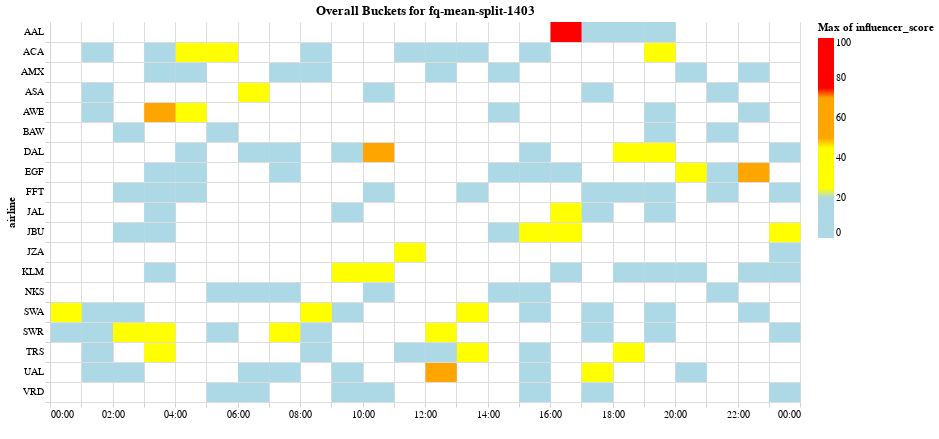

Notebook source saved alongside this figure:
### Code cell
import altair as alt

alt.Chart(
    influencers,
    title='Overall Buckets for {}'.format(job_id)
).mark_rect().encode(
    x=alt.X('hours(timestamp):T', title=' ', axis=alt.Axis(grid=True, tickCount=30)),
    y=alt.Y('airline:O', axis=alt.Axis(bandPosition=1, grid=True)),
    color=alt.Color(
        'max(influencer_score):Q',
        scale=alt.Scale(
            domain=[0,25, 25, 50, 50, 75, 75, 100],
            range=['lightblue', 'lightblue', 'yellow', 'yellow', 'orange', 'orange', 'red', 'red']
    )),
    tooltip=[
        alt.Tooltip('hours(timestamp):T', title='Date'),
        alt.Tooltip('max(influencer_score):Q', title='Score')
    ]
).properties(
    width=750
).configure_axis(
    domainColor='lightgray', tickColor='lightgray'
).configure_view(
    strokeOpacity=0
)

### Figure 1 — Vega-Lite specification as saved in the notebook (floating-point values rounded to 4 significant figures; data arrays with more than 128 entries replaced by an {"elided": "..."} marker saying what was removed)
{"config": {"view": {"continuousWidth": 400, "continuousHeight": 300, "strokeOpacity": 0}, "axis": {"domainColor": "lightgray", "tickColor": "lightgray"}}, "data": {"name": "data-e7f301301a263f8907bd5c8401e8ec3b"}, "mark": "rect", "encoding": {"color": {"type": "quantitative", "aggregate": "max", "field": "influencer_score", "scale": {"domain": [0, 25, 25, 50, 50, 75, 75, 100], "range": ["lightblue", "lightblue", "yellow", "yellow", "orange", "orange", "red", "red"]}}, "tooltip": [{"type": "temporal", "field": "timestamp", "timeUnit": "hours", "title": "Date"}, {"type": "quantitative", "aggregate": "max", "field": "influencer_score", "title": "Score"}], "x": {"type": "temporal", "axis": {"grid": true, "tickCount": 30}, "field": "timestamp", "timeUnit": "hours", "title": " "}, "y": {"type": "ordinal", "axis": {"bandPosition": 1, "grid": true}, "field": "airline"}}, "title": "Overall Buckets for fq-mean-split-1403", "width": 750, "$schema": "https://vega.github.io/schema/vega-lite/v4.0.2.json", "datasets": {"data-e7f301301a263f8907bd5c8401e8ec3b": {"elided": "198 records"}}}
